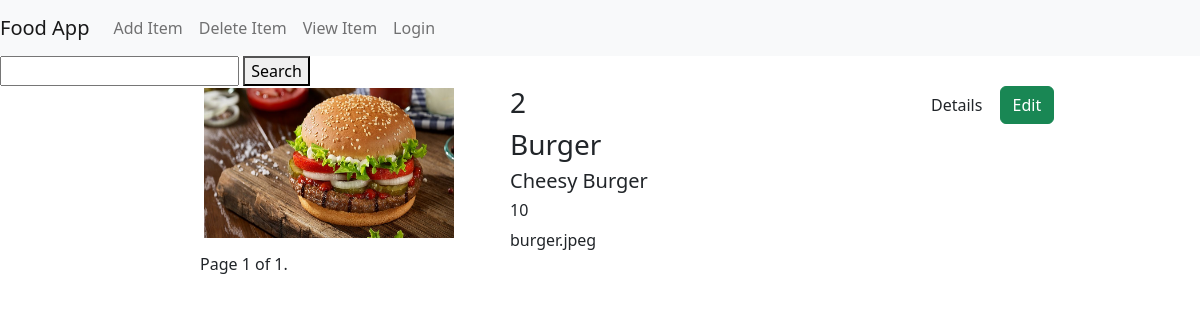
Page /food/ on the earlier database version.
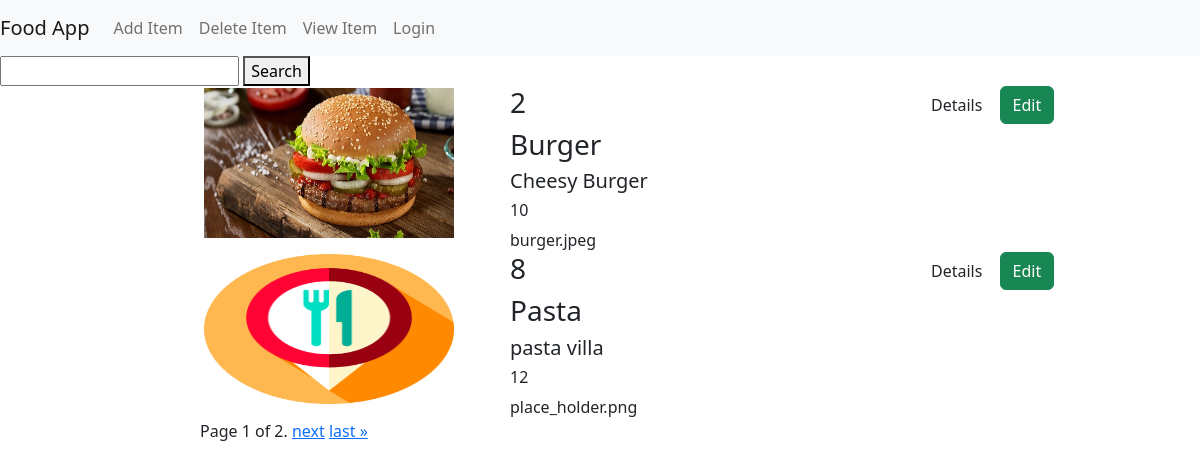
Same page on the later database version.
### food/models.py (models this page shows, shortened)
class Item(models.Model):
    item_name = models.CharField(max_length=200)
    item_desc = models.CharField(max_length=200)
    item_price = models.IntegerField()
    item_image = models.CharField(max_length=500, default="place_holder.png")
    user = models.ForeignKey(User, on_delete=models.CASCADE, default=1)

### food/views.py (the view)
# urls.py: path("", views.Index.as_view(), name="index"),
class Index(ListView):
    template_name = "food/index.html"
    context_object_name = "item_list"
    paginate_by = 2
    def get_queryset(self):
        food_name = self.request.GET.get("food_name")
        if food_name and food_name != "":
            return Item.objects.filter(item_name__icontains=food_name)
        else:
            return Item.objects.all()

### food/templates/food/index.html (shortened to what this page needs)
{% extends 'food/base.html' %}
{% load static %}
{% block body %}
    <form action="" method="GET">
        <input type="search" name="food_name">
        <button type="submit">Search</button>
    </form>
    {% for item in item_list%}
        <div class="row">
            <div class="col-md-3 offset-md-2">
                <img src="{% static 'food/img/' %}{{ item.item_image }}" height="150px" width="250px" vspace="2px">
            </div>
            <div class="col-md-4">
                <h3>{{ item.id }} </h3>
                <h3>{{ item.item_name }}</h3>
                <h5>{{ item.item_desc }}</h5>
                <h6>{{ item.item_price }}</h6>
                {{ item.item_image }}
            </div>
            <div class="col-md-2">
                <a href="{% url 'food:detail' item.id  %}" class="btn bnt-success">Details</a>
                <a href="{% url 'food:update_item' item.id %}" class="btn btn-success">Edit</a>
            </div>
        </div>
    {% endfor %}
    <div class="pagination offset-md-2" >
        <span class="step-links">
            <span class="current">
                Page {{ page_obj.number }} of {{ page_obj.paginator.num_pages }}.
            </span>
            {% if page_obj.has_next %}
                <a href="?page={{ page_obj.next_page_number }}">next</a>
                <a href="?page={{ page_obj.paginator.num_pages }}">last &raquo;</a>
            {% endif %}
        </span>
    </div>
{% endblock %}

### food/templates/food/base.html (shortened to what this page needs)
{% load static %}
<!DOCTYPE html>
<html lang="en">
<head>
    <link rel="stylesheet" href="{% static 'food/style.css'%}">
    <link href="https://cdn.jsdelivr.net/npm/bootstrap@5.2.2/dist/css/bootstrap.min.css" rel="stylesheet">
</head>
<body>
    <nav class="navbar navbar-expand-sm bg-light">
        <a href="#" class="navbar-brand">Food App</a>
          <div>
            <ul class="navbar-nav">
                <li class="nav-item">
                    <a class="nav-link" href="{% url 'food:create_item' %}">Add Item</a>
                </li>
                <li class="nav-item">
                    <a class="nav-link" href="#">Delete Item</a>
                </li>
                <li class="nav-item">
                    <a class="nav-link" href="#">View Item</a>
                </li>
                <li class="nav-item">
                    {% if user.is_authenticated %}
                        <a class="nav-link" href="{% url 'logout' %}">Logout</a>
                    {% else %}
                        <a class="nav-link" href="{% url 'login' %}">Login</a>
                    {% endif %}
                </li>
            </ul>
          </div>
    </nav>
  {% block body %}
  {% endblock %}
</body>
</html>

Differences in the rows shown:
added Item: item_image (picture), id "8", item_name "Pasta", item_desc "pasta villa", item_price "12", item_image "place_holder.png"
Other differences:
{{ page_obj.paginator.num_pages }}: "1" → "2"
text now shown: "next last »"
